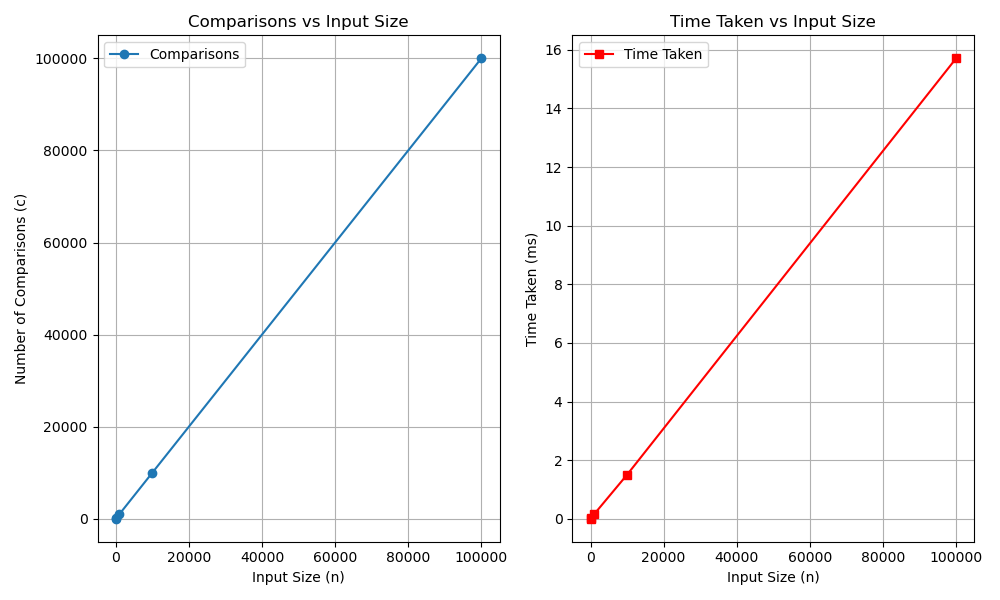

Reproduce this figure in Python.
import random
import time

import matplotlib.pyplot as plt


def find_min_and_measure_time(input_list):
    comparisons = 0
    minimum = float("inf")
    start_time = time.perf_counter()

    for elem in input_list:
        comparisons += 1  # Count the comparison
        minimum = min(minimum, elem)
    end_time = time.perf_counter()
    time_taken = (end_time - start_time) * 1000  # Convert to ms
    return minimum, comparisons, time_taken


if __name__ == "__main__":
    n_values = [10, 100, 1000, 10_000, 100_000]
    c_values = []
    t_values = []

    for n in n_values:
        random_list = [
            random.randint(1, 1_000_000) for _ in range(n)
        ]  # Generate random list
        _, c, t = find_min_and_measure_time(random_list)
        c_values.append(c)
        t_values.append(t)

    # Printing the table
    print("n\t", "\t".join(map(str, n_values)))
    print("c\t", "\t".join(map(str, c_values)))
    print("t\t", "\t".join(f"{t:.3f}" for t in t_values))

    # Plotting
    plt.figure(figsize=(10, 6))
    # Graph 1: Comparisons
    plt.subplot(1, 2, 1)
    plt.plot(n_values, c_values, marker="o", label="Comparisons")
    plt.xlabel("Input Size (n)")
    plt.ylabel("Number of Comparisons (c)")
    plt.title("Comparisons vs Input Size")
    plt.grid(True)
    plt.legend()

    # Graph 2: Time Taken
    plt.subplot(1, 2, 2)
    plt.plot(n_values, t_values, marker="s", color="r", label="Time Taken")
    plt.xlabel("Input Size (n)")
    plt.ylabel("Time Taken (ms)")
    plt.title("Time Taken vs Input Size")
    plt.grid(True)
    plt.legend()

    plt.tight_layout()
    plt.show()
